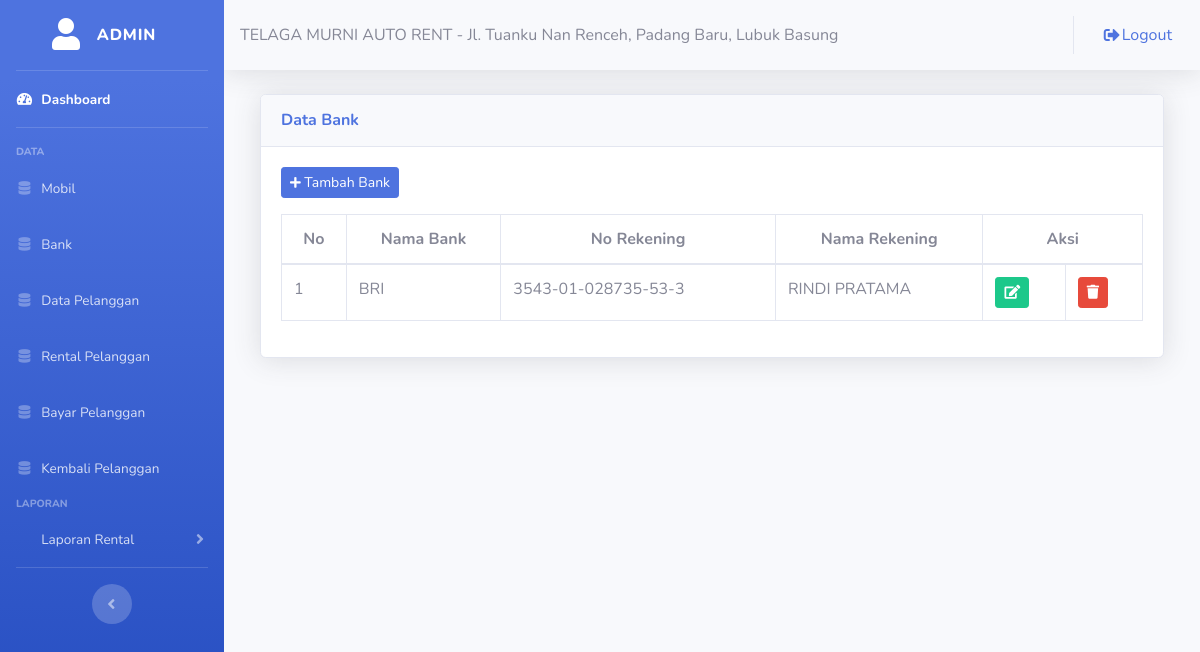
Screenshot of /admin/databank.php (signed in) with the database file from the repository.
### tables this page shows
CREATE TABLE `tbl_bank` (
  `kd_bank` varchar(6) NOT NULL,
  `nm_bank` varchar(10) NOT NULL,
  `no_rek` varchar(20) NOT NULL,
  `nm_rek` varchar(50) NOT NULL
);

### admin/databank.php (the view, shortened to what this page needs)
<?php
	include ("style/header.php");
	include ("style/sidebar.php");
?>
<div class="container-fluid">
	<div class="col-lg-12">
		<div class="card shadow mt-3 mb-3">
			<div class="card-header py-3">
				<h6 class="m-0 font-weight-bold text-primary">Data Bank</h6>
			</div>
			<div class="card-body">
				<button class="btn btn-sm btn-primary mb-3" data-toggle="modal" data-target="#tambah_bank"><i class="fas fa-plus fa-sm"></i> Tambah Bank</button>
        <div class="table-responsive">
				<table class="table table-bordered">
					<thead>
						<tr align="center">
							<th>No</th>
							<th>Nama Bank</th>
							<th>No Rekening</th>
							<th>Nama Rekening</th>
							<th colspan="2">Aksi</th>
						</tr>
					</thead>
					<?php
						include("../config/koneksi.php");
						$no=1;
						$sql = mysqli_query($konek, "SELECT * FROM tbl_bank");
						while($array = mysqli_fetch_assoc($sql)){
					?>
					<tbody>
						<tr>
							<td><?php echo $no++; ?></td>
							<td><?php echo $array['nm_bank']; ?></td>
							<td><?php echo $array['no_rek']; ?></td>
							<td><?php echo $array['nm_rek']; ?></td>
							<td><a href="editbank.php?kd=<?php echo $array['kd_bank']; ?>"><i class="btn btn-success btn-sm"><span class="fas fa-edit"></span></i></a></td>
							<td><a href="hapusbank.php?kd=<?php echo $array['kd_bank']; ?>"><i class="btn btn-danger btn-sm"><span class="fas fa-trash"></span></i></a></td>
						</tr>
					</tbody>
					<?php
					}
					?>
				</table>
      </div>
			</div>
		</div>
	</div>
</div>
<?php
	include ("style/footer.php");
?>

### rows the page displays
tbl_bank: nm_bank "BRI", no_rek "3543-01-028735-53-3", nm_rek "RINDI PRATAMA"

### other values shown
$_SESSION['username'] "ADMIN"
